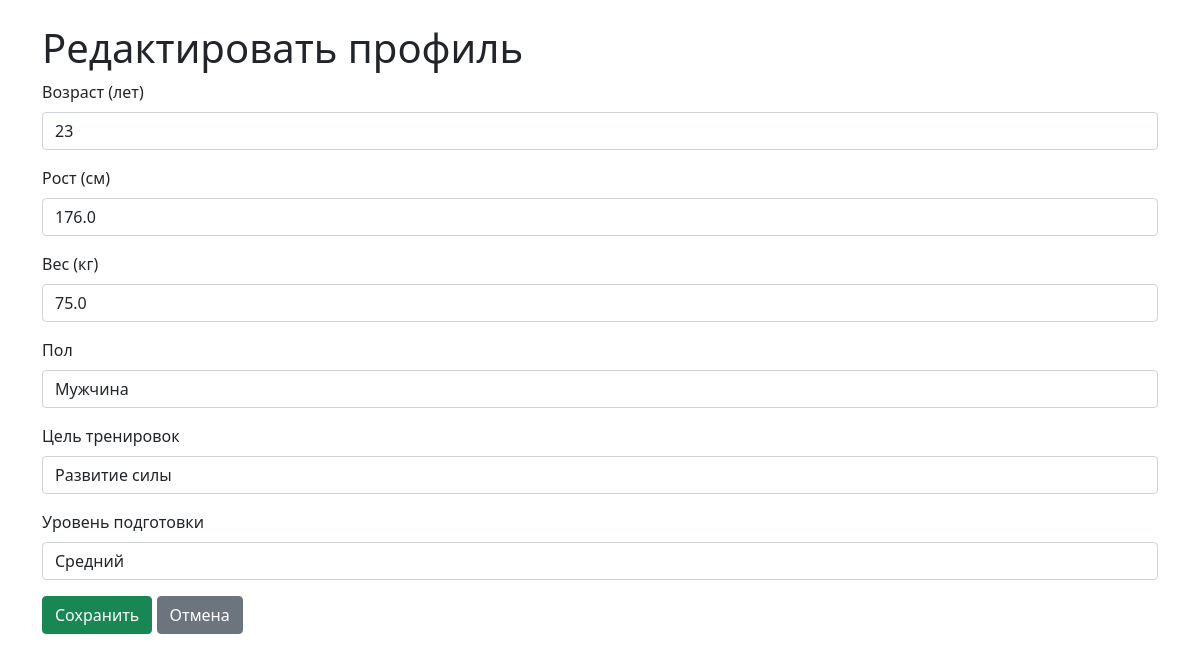
Page /profiles/1/update/ (signed in) on the committed database.
### training_plans/models.py (models this page shows, shortened)
class UserProfile(models.Model):
    GOAL_CHOICES = [
        ('weight_loss', 'Похудение'),
        ('muscle_gain', 'Набор мышечной массы'),
        ('strength', 'Развитие силы'),
        ('endurance', 'Выносливость'),
        ('health', 'Общее оздоровление'),
    ]
    GENDER_CHOICES = [
        ('male', 'Мужчина'),
        ('female', 'Женщина'),
    ]
    user = models.OneToOneField(
        settings.AUTH_USER_MODEL,
        on_delete=models.CASCADE,
        related_name='profile',
        verbose_name="Пользователь"
    )
    age = models.IntegerField(
        validators=[MinValueValidator(16), MaxValueValidator(80)],
        verbose_name="Возраст"
    )
    height = models.FloatField(verbose_name="Рост (см)")
    weight = models.FloatField(verbose_name="Вес (кг)")
    gender = models.CharField(max_length=10, choices=GENDER_CHOICES, verbose_name="Пол")
    goal = models.CharField(max_length=20, choices=GOAL_CHOICES, verbose_name="Цель")
    fitness_level = models.CharField(
        max_length=20,
        choices=[
            ('beginner', 'Начинающий'),
            ('intermediate', 'Средний'),
            ('advanced', 'Продвинутый')
        ],
        verbose_name="Уровень подготовки"
    )
    created_at = models.DateTimeField(auto_now_add=True)
    updated_at = models.DateTimeField(auto_now=True)

### training_plans/views.py (the view, shortened to what this page needs)
# urls.py: path('profiles/<int:pk>/update/', views.UserProfileUpdateView.as_view(), name='profile_update'),
@method_decorator(login_required, name='dispatch')
class UserProfileUpdateView(UpdateView):
    model = UserProfile
    form_class = UserProfileForm
    template_name = 'training_plans/profile_form.html'
    success_url = reverse_lazy('training_plans:profile_list')
    def get_queryset(self):
        return UserProfile.objects.filter(user=self.request.user)

### training_plans/forms.py
class UserProfileForm(forms.ModelForm):
    class Meta:
        model = UserProfile
        fields = ['age', 'height', 'weight', 'gender', 'goal', 'fitness_level']
        widgets = {
            'age': forms.NumberInput(attrs={'class': 'form-control', 'min': '16', 'max': '80'}),
            'height': forms.NumberInput(attrs={'class': 'form-control', 'step': '0.1', 'min': '100', 'max': '250'}),
            'weight': forms.NumberInput(attrs={'class': 'form-control', 'step': '0.1', 'min': '30', 'max': '300'}),
            'gender': forms.Select(attrs={'class': 'form-control'}),
            'goal': forms.Select(attrs={'class': 'form-control'}),
            'fitness_level': forms.Select(attrs={'class': 'form-control'}),
        }
        labels = {
            'age': 'Возраст (лет)',
            'height': 'Рост (см)',
            'weight': 'Вес (кг)',
            'gender': 'Пол',
            'goal': 'Цель тренировок',
            'fitness_level': 'Уровень подготовки',
        }

### templates/training_plans/profile_form.html (shortened to what this page needs)
<!DOCTYPE html>
<html>
<head>
    <link href="https://cdn.jsdelivr.net/npm/bootstrap@5.1.3/dist/css/bootstrap.min.css" rel="stylesheet">
</head>
<body>
    <div class="container mt-4">
        <h1>{% if object %}Редактировать{% else %}Создать новый{% endif %} профиль</h1>
        <form method="post">
            {% for field in form %}
            <div class="mb-3">
                <label for="{{ field.id_for_label }}" class="form-label">{{ field.label }}</label>
                {{ field }}
            </div>
            {% endfor %}
            <button type="submit" class="btn btn-success">Сохранить</button>
            <a href="{% url 'training_plans:profile_list' %}" class="btn btn-secondary">Отмена</a>
        </form>
    </div>
</body>
</html>

### rows in the picture
UserProfile: form "23" "176.0" "75.0" "Мужчина" "Развитие силы" "Средний"

### other values in the picture
{{ field.label }} "Возраст (лет)" "Рост (см)" "Вес (кг)" "Пол" "Цель тренировок" "Уровень подготовки"
